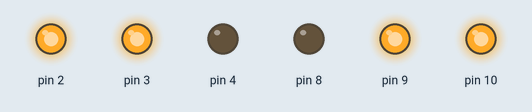
Bench run of a sketch on a simulated Arduino Uno, built with avr-gcc and run on an emulated ATmega328P. Shown: output pins drawn as LEDs (lit = HIGH).

Above: at 0.1 s.
Timing chart, 0 to 1.6 s (numbered marks = the images above):
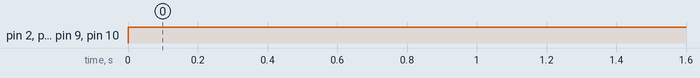

The sketch:

oleg_nazad.ino
```cpp
void setup()
{
pinMode(11, INPUT);
pinMode(13, INPUT);
pinMode(12, INPUT);
pinMode(10, OUTPUT);
pinMode(8, OUTPUT);
pinMode(9, OUTPUT);
pinMode(3, OUTPUT);
pinMode(4, OUTPUT);
pinMode(2, OUTPUT);
Serial.begin(9600);
}

void go_nazad()
{
digitalWrite(10, HIGH);
digitalWrite(3, HIGH);

digitalWrite(8, LOW);
digitalWrite(9, HIGH);

digitalWrite(2, HIGH);
digitalWrite(4, LOW);
}

void loop()
{
  go_nazad();
}
```

Measured:
- by itself, pin 2, pin 3, pin 9, pin 10: LOW → HIGH at 0.00 s
